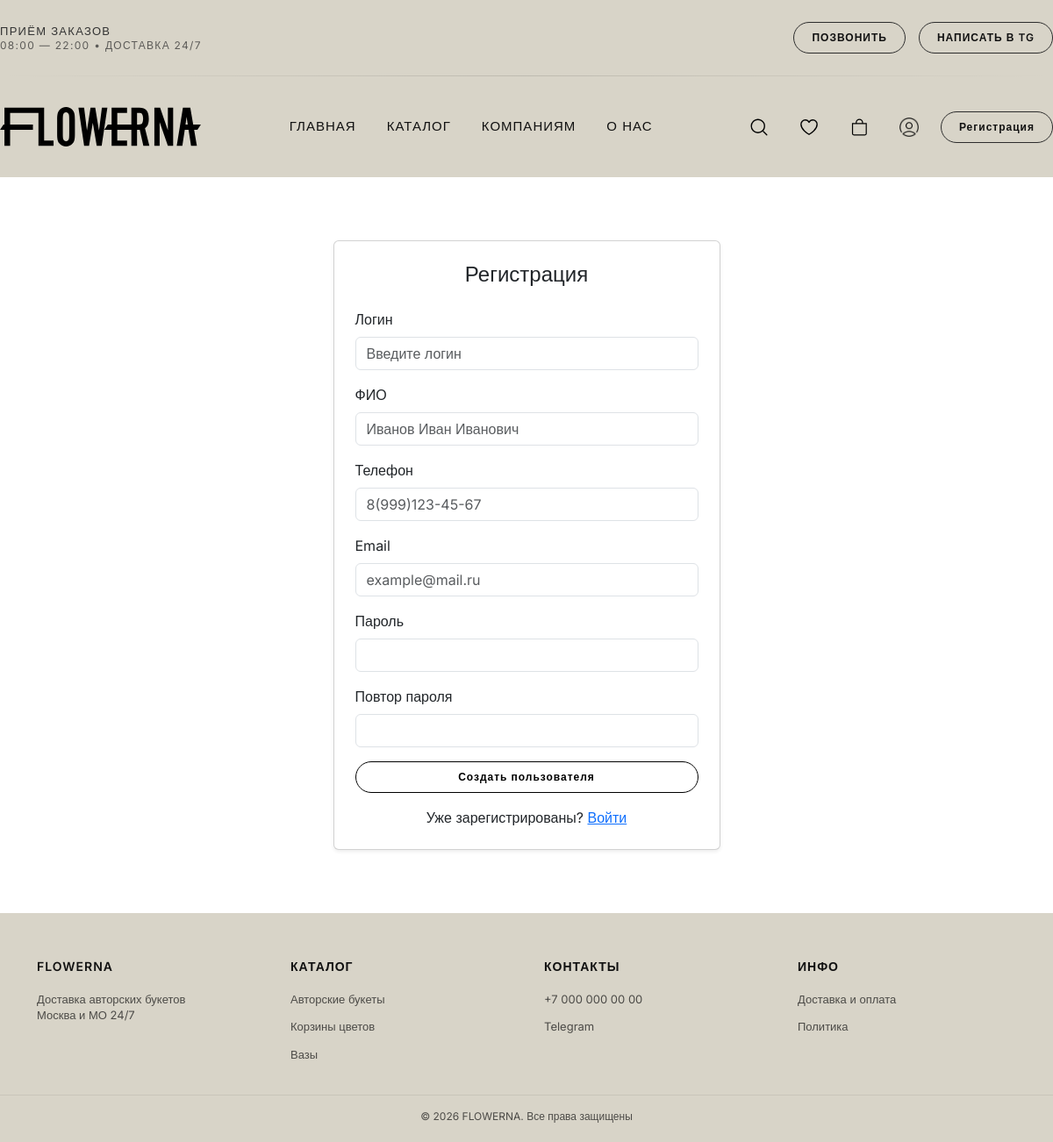
Screenshot of /register/ with the database file from the repository.
### catalog/models.py (models this page shows, shortened)
class Category(models.Model):
    name = models.CharField(max_length=255)
    description = models.TextField(null=True, blank=True)
    image = models.ImageField(upload_to='categories/', blank=True, null=True)
    slug = models.SlugField(unique=True, blank=True, null=True)
    is_featured = models.BooleanField(default=False)

### users/views.py (the view)
# urls.py: path('register/', register_view, name='register'),
def register_view(request):
    if request.method == 'POST':
        form = RegisterForm(request.POST)
        if form.is_valid():
            user = form.save()
            login(request, user)
            return redirect('home')
    else:
        form = RegisterForm()
    return render(request, 'registration/register.html', {'form': form})

### users/forms.py (shortened to what this page needs)
class RegisterForm(UserCreationForm):
    full_name = forms.CharField(label='ФИО', max_length=150)
    phone = forms.CharField(label='Телефон', max_length=16)
    email = forms.EmailField(label='Email')
    class Meta:
        model = CustomUser
        fields = ('username', 'full_name', 'phone', 'email', 'password1', 'password2')
        labels = {
            'username': 'Логин'
        }
    def __init__(self, *args, **kwargs):
        super().__init__(*args, **kwargs)
        for field in self.fields.values():
            field.widget.attrs.update({
                'class': 'form-control',
            })
        self.fields['username'].widget.attrs.update({
            'placeholder': 'Введите логин'
        })
        self.fields['full_name'].widget.attrs.update({
            'placeholder': 'Иванов Иван Иванович'
        })
        self.fields['phone'].widget.attrs.update({
            'placeholder': '8(999)123-45-67'
        })
        self.fields['email'].widget.attrs.update({
            'placeholder': 'example@mail.ru'
        })
        self.fields['password1'].label = 'Пароль'
        self.fields['password2'].label = 'Повтор пароля'

### catalog/context_processors.py (called while the page is built)
def categories_processor(request):
    footer_category_slugs = [
        'avtorskie-bukety',
        'vazy',
        'mono-duo-i-trio-bukety',
        'korziny-tsvetov',
        'cveti-v-korobke'
    ]
    footer_categories = Category.objects.filter(
        slug__in=footer_category_slugs
    )
    return {
        'footer_categories': footer_categories
    }

### templates/registration/register.html (shortened to what this page needs)
{% extends 'base.html' %}
{% block content %}
    <div class="container py-5">
        <div class="row justify-content-center">
            <div class="col-12 col-md-7 col-lg-5">
                <div class="card shadow-sm">
                    <div class="card-body p-4">
                        <h1 class="h4 text-center mb-4">Регистрация</h1>
                        <form method="post" novalidate>
                            {% for field in form %}
                                <div class="mb-3">
                                    <label class="form-label" for="{{ field.id_for_label }}">
                                        {{ field.label }}
                                    </label>
                                    {{ field }}
                                </div>
                            {% endfor %}
                            <button type="submit" class="btn btn-primary w-100">
                                Создать пользователя
                            </button>
                        </form>
                        <div class="text-center mt-3">
                            Уже зарегистрированы?
                            <a href="{% url 'login' %}">Войти</a>
                        </div>
                    </div>
                </div>
            </div>
        </div>
    </div>
{% endblock %}

### templates/components/footer.html
<footer class="footer">
    <div class="footer__top container">
        <div class="footer__col">
            <div class="footer__title">FLOWERNA</div>
            <p class="footer__text">
                Доставка авторских букетов<br>
                Москва и МО 24/7
            </p>
        </div>
        <div class="footer__col">
            <div class="footer__title">КАТАЛОГ</div>
            {% for category in footer_categories %}
                <a href="{% url 'catalog' %}?category={{ category.id }}">
                    {{ category.name }}
                </a>
            {% endfor %}
        </div>
        <div class="footer__col">
            <div class="footer__title">КОНТАКТЫ</div>
            <a href="tel:+70000000000">+7 000 000 00 00</a>
            <a href="#">Telegram</a>
        </div>
        <div class="footer__col">
            <div class="footer__title">ИНФО</div>
            <a href="{% url 'dostavka-i-oplata' %}">Доставка и оплата</a>
            <a href="{% url 'politika-konfidentsialnosti' %}">Политика</a>
        </div>
    </div>
    <div class="footer__bottom">
        © 2026 FLOWERNA. Все права защищены
    </div>
</footer>

### static/css/style.css (style rules this page uses)
body { font-family: "Inter", sans-serif; font-weight: 400; color: #111; }
.btn { padding: 6px 14px; border-radius: 20px; text-decoration: none; font-size: 12px; border: 1px solid #000; color: #000; background: transparent; transition: all 0.25s ease; display: inline-block; }
.btn.btn-primary { border: 1px solid #000 !important; color: #000 !important; background: transparent !important; }
.row { flex-wrap: wrap; }
.row > div { min-width: 0; }

### static/css/header.css (style rules this page uses)
.btn { display: inline-flex; align-items: center; justify-content: center; background: transparent; border: 1px solid #2c2c2c; padding: 8px 20px; font-size: 12px; font-weight: 600; letter-spacing: 1px; text-decoration: none; color: #111; border-radius: 40px; transition: all 0.2s ease; cursor: pointer; white-space: nowrap; }

### static/css/footer.css (style rules this page uses)
.footer__col { display: flex; flex-direction: column; gap: 6px; }
.footer { background: #d8d4c8; padding: 50px 0 20px; font-size: 13px; color: #111; }
.footer__top { display: grid; grid-template-columns: repeat(4, 1fr); gap: 40px; margin-bottom: 30px; }
.footer__title { font-weight: 600; margin-bottom: 12px; text-transform: uppercase; letter-spacing: 1px; font-size: 14px; }
.footer__col a { display: block; text-decoration: none; color: #111; margin-bottom: 6px; opacity: 0.7; transition: 0.2s; }
.footer__text { opacity: 0.7; line-height: 1.4; }
.footer__bottom { border-top: 1px solid rgba(0,0,0,0.1); padding-top: 15px; text-align: center; font-size: 12px; opacity: 0.7; }

### templates/base.html (style rules this page uses)
html, body { height: 100%; margin: 0; }
body { display: flex; flex-direction: column; -webkit-font-smoothing: antialiased; -moz-osx-font-smoothing: grayscale; }

### rows the page displays
Category: name "Авторские букеты"
Category: name "Корзины цветов"
Category: name "Вазы"

### other values shown
{{ field.label }} "Логин" "ФИО" "Телефон" "Email" "Пароль" "Повтор пароля"
